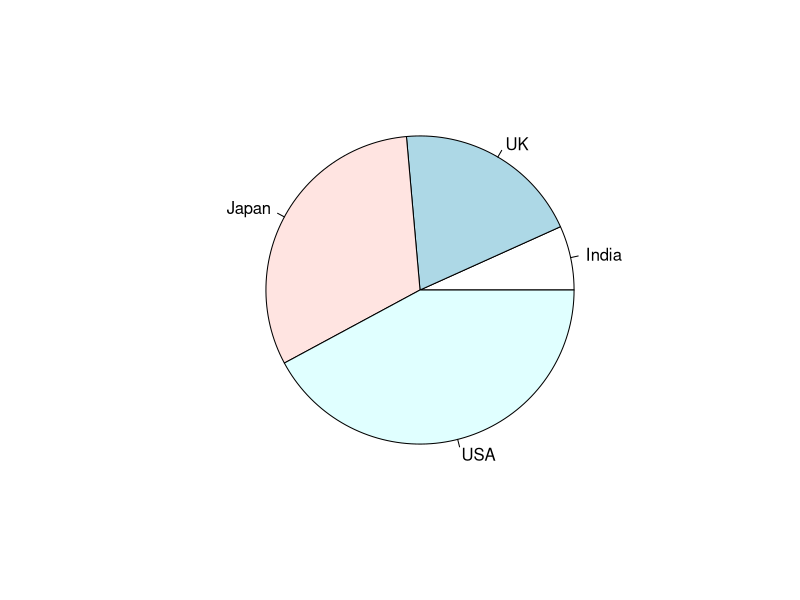
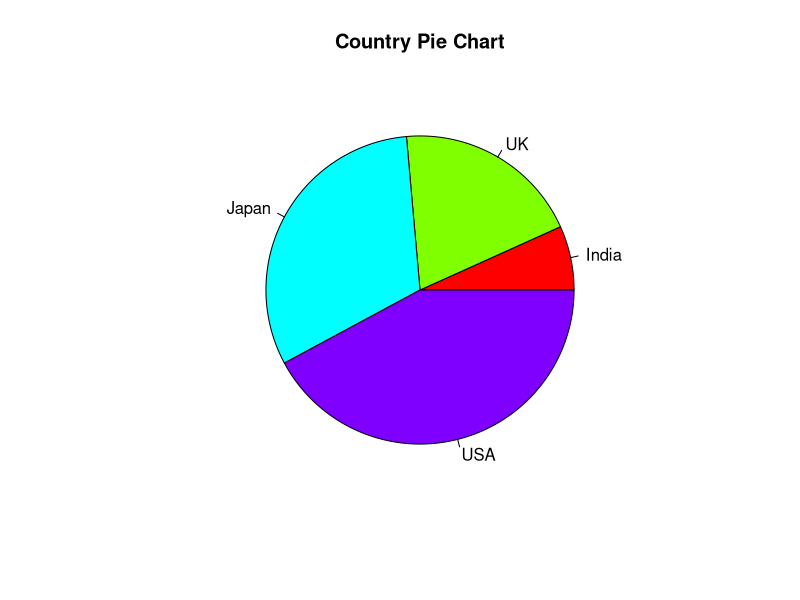
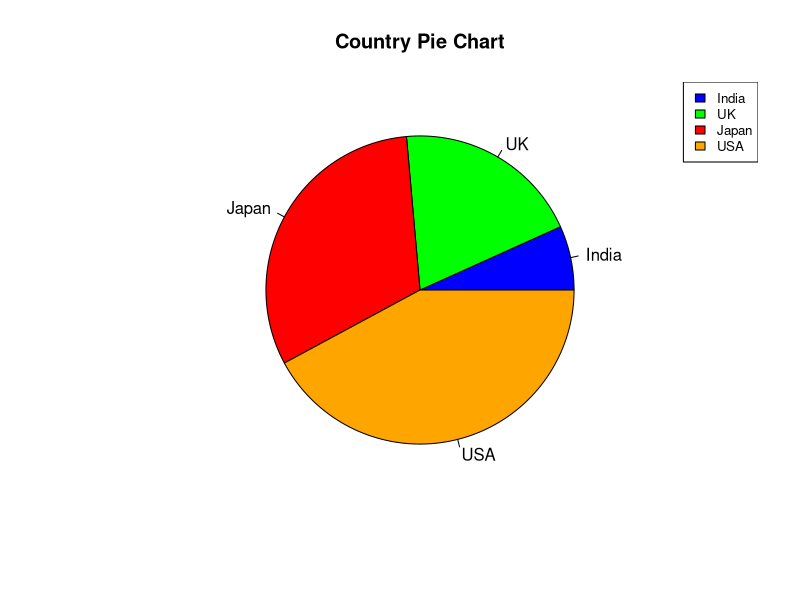
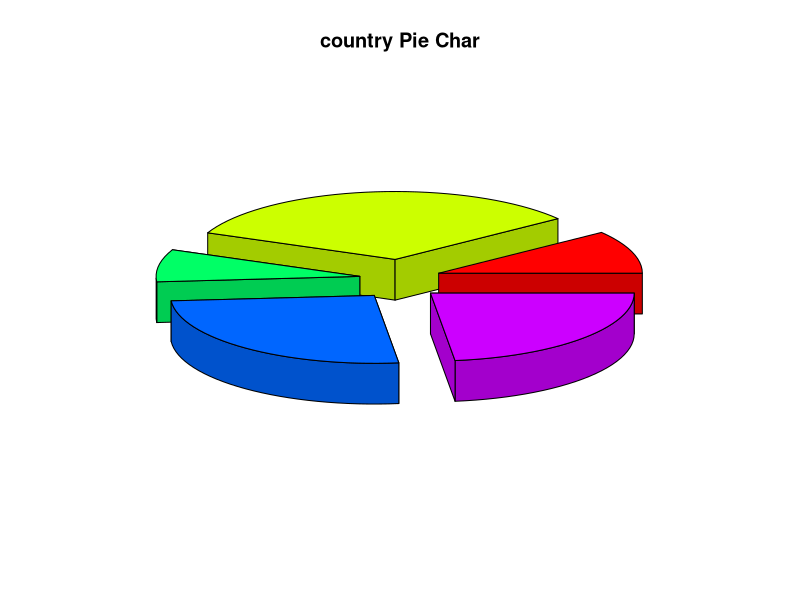
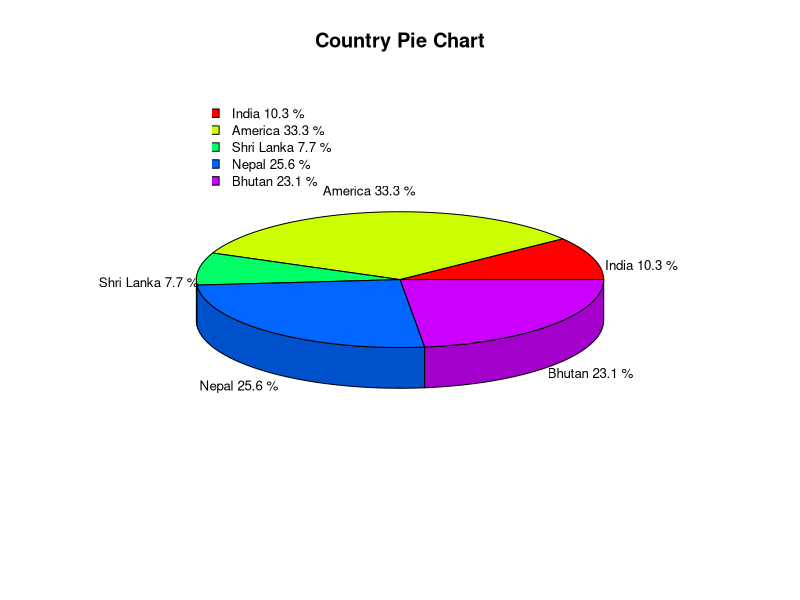

Write R code to recreate these figures, in order.
#R Data visualization

#To learn Data visualization the best is to make projects on it.

#Data visualization is an efficient technique for gaining insight
#about data through a visual medium. with the help of visualization
#techniques, a human can easily obtain information about hidden
#patterns in data that might be neglected.

# Pie Charts
#pie-chart is a representation of values in the form of slices
#of a circle with different colors.
#The Pie charts are created with the help of pie () function,
#which takes positive numbers as vector input.

# Syntax: pie(x,Labels, Radius, Main, Col,Clockwise)
#Here,
#x is a vector that contains the numeric values used in the pie chart.
#Labels are used to give the description to the slices.
#Radius describes the radius of the pie chart.
#Main describes the title of the chart.
#col defines the color palette.
#clockwise is a logical value that indicates the clockwise or
#anti-clockwise direction in which slices are drawn.

#Creating Data for the graph.
x<-c(12,35,56,75)
labels<-c("India","UK","Japan","USA")
pie(x,labels)
pie(x,labels,main="Country Pie Chart",col = rainbow(length(x)))
colors<-c("blue","green","red","orange")
pie(x,labels,main = "Country Pie Chart",col=colors)

#slice Percentage & chart legend

#legend(x,y=NULL,legend,fill,col,bg)
#Here,
#x and y are the coordinates to be used to position the legend.
#legend is the text of legend
#fill is the color to use for filling the boxes beside the legend text
#col defines the color of line and points besides the legend text.
#bg is the background color for the legend box.

legend("topright", c("India","UK","Japan","USA"),cex = 0.8,
       fill = colors)

# 3D Pie Chart

#R provides a plotrix package whose pie3D() function
#is used to create an attractive 3D pie chart. The 
#parameters of pie3D() function remain same as pie() function

library(plotrix)
x2 <- c(20, 65, 15, 50,45)
labels2 <- c("India", "America", "Shri Lanka", "Nepal","Bhutan")
pie3D(x2, labelslabels=labels2, explode = 0.2, main = "country Pie Char")

x1 <- c(20, 65, 15, 50,45)
labels1 <- c("India", "America", "Shri Lanka", "Nepal","Bhutan")
pie_percent<- round(100*x1/sum(x1), 1)
labels1<-paste(labels1,pie_percent,"%", sep = " ")
pie3D(x1, labels = labels1, main = "Country Pie Chart",
      col = rainbow(length(x1)), labelcex = 0.8)

legend(x=-1,y=1, legend = labels1, cex = 0.8, fill = rainbow(length(x1)), bty = "n")






